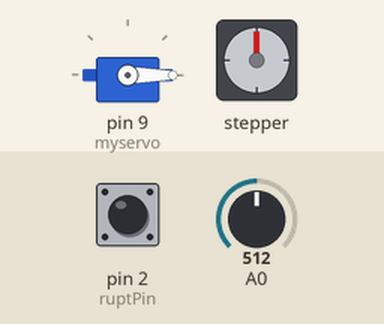
Recording of a sketch running on a simulated Arduino Uno, built with avr-gcc and run on an emulated ATmega328P. On the bench: servo, stepper motor. The inputs (shaded band) are chosen by the test bench; at power-on: pin 2 (ruptPin) LOW, A0 = 512. Stepper angles assume 200 steps per turn.

Above: at 0.15 s.
Timing chart, 0 to 3.1 s (numbered marks = the images above):
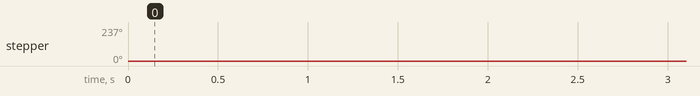

The sketch:

mainCode.ino
```cpp
#include <Servo.h>
#include <SoftwareSerial.h>
#include<Stepper.h>


int pos = 0;    // variable to store the servo position
int val = 0; // variable to store the value coming from the se
int test = 1;
int ruptPin = 2; // select the input pin for the interrupter
int bluetoothTx = 1;  // TX-O pin of bluetooth mate, Arduino D2
int bluetoothRx = 0;  // RX-I pin of bluetooth mate, Arduino D3
int positionArray[200];
int pressureArray[200];
SoftwareSerial bluetooth(bluetoothTx, bluetoothRx);
Servo myservo;
Stepper myStepper = Stepper(200,13,12);

void setup()
{

  Serial.begin(9600); // set up Serial library at 9600 bps
  analogReference(DEFAULT);
  myStepper.setSpeed(15);
  bluetooth.begin(115200);  // The Bluetooth Mate defaults to 115200bps
  bluetooth.print("$");  // Print three times individually
  bluetooth.print("$");
  bluetooth.print("$");  // Enter command mode
  delay(100);  // Short delay, wait for the Mate to send back CMD
  bluetooth.println("U,9600,N");  // Temporarily Change the baudrate to 9600, no parity
  // 115200 can be too fast at times for NewSoftSerial to relay the data reliably
  bluetooth.begin(9600);  // Start bluetooth serial at 9600
  myservo.attach(9);  // attaches the servo on pin 9 to the servo object
}

void loop() {
    int i,j,k,currStep;
    k = 0;
    for(i=0;i<200;i++)
    {
        pressureArray[i] = k;
        k++;
        if( k == 21)
        {
          k = 0;
        }
    }

    j = 0;
    myservo.write(j);
    findZero();
    delay(5000);
    while(1)
    {

        k = readPressure();
        for ( j= 0; j < 200;j++)
        {
            adjustMotor(k);
            myStepper.step(4);
            delay(1000);
            k = readPressure();
        }


    }


}

void testValve(int pres)
{
      if(pres == 0)
      {
          myservo.write(0);
      }
      else if(pres == 1)
      {
          myservo.write(4);
      }
      else if(pres == 2)
      {
          myservo.write(9);
      }
      else if(pres == 3)
      {
          myservo.write(13);
      }
      else if(pres == 4)
      {
          myservo.write(18);
      }
      else if(pres == 5)
      {
          myservo.write(21);
      }
      else if(pres == 6)
      {
          myservo.write(26);
      }
      else if(pres == 7)
      {
          myservo.write(30);
      }
      else if(pres == 8)
      {
          myservo.write(35);
      }
      else if(pres == 9)
      {
          myservo.write(39);
      }
      else if(pres == 10)
      {
          myservo.write(44);
      }
      else if(pres == 11)
      {
          myservo.write(48);
      }
      else if(pres == 12)
      {
          myservo.write(53);
      }
      else if(pres == 13)
      {
          myservo.write(57);
      }
      else if(pres == 14)
      {
          myservo.write(62);
      }
      else if(pres == 15)
      {
          myservo.write(66);
      }
      else if(pres == 16)
      {
          myservo.write(71);
      }
      else if(pres == 17)
      {
          myservo.write(75);
      }
      else if(pres == 18)
      {
          myservo.write(80);
      }
      else if(pres == 19)
      {
          myservo.write(85);
      }
      else
      {
          myservo.write(90);
      }

}


/* Steps the stepper motor until the
   motor reaches the zero value */
void findZero()
{
    val = digitalRead(ruptPin);
    while(val != 0)
    {
        myStepper.step(1);
        delay(15);
        val = digitalRead(ruptPin);
    }
}

/* Reads the current value from the
   bluetooth sensor*/
void readBluetooth()
{
  if(bluetooth.available())  // If the bluetooth sent any characters
  {
    // Send any characters the bluetooth prints to the serial monitor
    Serial.print((char)bluetooth.read());
  }
  if(Serial.available())  // If stuff was typed in the serial monitor
  {
    // Send any characters the Serial monitor prints to the bluetooth
    bluetooth.print((char)Serial.read());
  }
}

/* Adjust the servo motor to match the
   pressure value given */
int adjustMotor(int Pressure)
{
    int currentPressure;
    int currentStep = 0;
    myservo.write(currentStep);
    currentPressure = readPressure();
    while(currentPressure != Pressure)
    {
        if(currentPressure < Pressure)
        {
           currentStep -= 2;
           myservo.write(currentStep);
           delay(15);
        }
        else
        {
           currentStep += 2;
           myservo.write(currentStep);
           delay(15);
        }
    }
}


/* Reads from the pressure sensor and
   returns a value between 0 & 20 */
int readPressure()
{
    int pres,val;
    pres = analogRead(0);
    delayMicroseconds(100);
    if( pres >= 0 && pres <= 47)
    {
        val = 0;
    }
    else if( pres >= 48 && pres <= 95)
    {
        val = 1;
    }
    else if( pres >= 96 && pres <= 143)
    {
        val = 2;
    }
    else if( pres >= 144 && pres <= 191)
    {
        val = 3;
    }
    else if( pres >= 192 && pres <= 239)
    {
        val = 4;
    }
    else if( pres >= 240 && pres <= 288)
    {
        val = 5;
    }
    else if( pres >= 289 && pres <= 336)
    {
        val = 6;
    }
    else if( pres >= 337 && pres <= 384)
    {
        val = 7;
    }
    else if( pres >= 385 && pres <= 432)
    {
        val = 8;
    }
    else if( pres >= 433 && pres <= 480)
    {
        val = 9;
    }
    else if( pres >= 481 && pres <= 528)
    {
        val = 10;
    }
    else if( pres >= 529 && pres <= 576)
    {
        val = 11;
    }
    else if( 577 >= pres && pres <= 624)
    {
        val = 12;
    }
    else if( pres >= 625 && pres <= 672)
    {
        val = 13;
    }
    else if( pres >= 673 && pres <= 720)
    {
        val = 14;
    }
    else if( pres >= 721 && pres <= 768)
    {
        val = 15;
    }
    else if( pres >= 769 && pres <= 816)
    {
        val = 16;
    }
    else if( pres >= 817 && pres <= 864)
    {
        val = 17;
    }
    else if( pres >= 865 && pres <= 912)
    {
        val = 18;
    }
    else if( pres >= 913 && pres <= 960)
    {
        val = 19;
    }
    else
    {
        val = 20;
    }

    return val;
}
```
